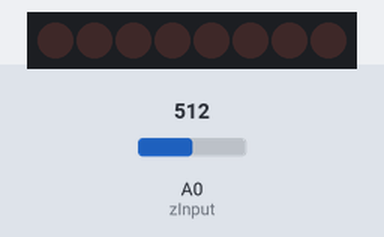
This sketch was run on a simulated Arduino Uno, built with avr-gcc and run on an emulated ATmega328P. Parts: 8 shift-register outputs drawn as a row of LEDs (first output left, lit = HIGH). Wiring (inferred from the names in the program): shift register (74HC595): data pin 11; shift clock pin 12; latch pin 8. Wiring (inferred from the signals the program sends): row of LEDs: on Q0, Q1, Q2, Q3, Q4, Q5, Q6, Q7. Inputs (shaded band) come from the test bench; at power-on: A0 (zInput) = 512. What the sketch prints to the serial monitor is not drawn.

Above: at 4.2 s.
4.3 s: A0 (zInput) set to 306
6.6 s: A0 (zInput) set to 511
9.6 s: A0 (zInput) set to 122
12.6 s: A0 (zInput) set to 716
15.6 s: A0 (zInput) set to 0
Timing chart, 0 to 33.9 s (numbered marks = the images above; inputs shaded):
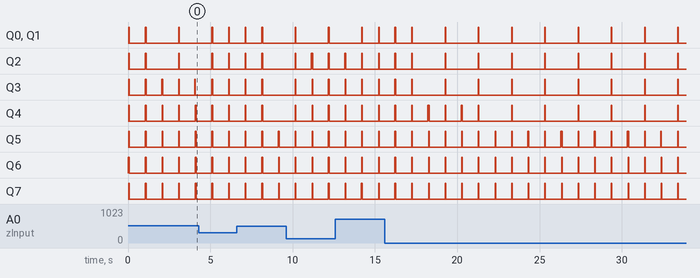

The sketch:

ldr_matrix.ino
```cpp
const int n_rows = 8;   // matrix size
const int n_columns = 8;

// columns are digital pins
//const int colPins[n_columns] = { 8, 9, 10 };

// rows are analog inputs with 10k resistor to GND.
const int rowPins[n_rows] = { A0, A1, A2, A3};

int ldr[n_rows][n_columns];
int ldr_basis[n_rows][n_columns];
int gol[n_rows][n_columns];
int gol_last[n_rows][n_columns];

bool has_changed = true;
int margin = 2;


///**** shift register ***///

//Pin connected to latch pin (ST_CP) of 74HC595
const int latchPin = 8;
//Pin connected to clock pin (SH_CP) of 74HC595
const int clockPin = 12;
////Pin connected to Data in (DS) of 74HC595
const int dataPin = 11;

///*** multiplexer ***///

const int muxPins[3] = {2, 3, 4}; // S0~2, S1~3, S2~4
const int zInput = A0;


void setup()
{
  Serial.begin( 57600);
  Serial.println( "LDR Matrix sketch");

  pinMode(latchPin, OUTPUT);
  pinMode(dataPin, OUTPUT);
  pinMode(clockPin, OUTPUT);

  for( int i=0; i<n_columns; i++)
  {
    registerWrite(i, LOW);
  }

  for (int i=0; i<3; i++)
  {
    pinMode(muxPins[i], OUTPUT);
    digitalWrite(muxPins[i], HIGH);
  }
  pinMode(zInput, INPUT);

  // retrieve LDR values for calibrating purposes
  fillLdrMatrix();
  for( int i=0; i<n_rows; i++)
  {
    for( int j=0; j<n_columns; j++)
    {
      ldr_basis[i][j] = ldr[i][j];
    }
  }
}

void loop()
{
  // retrieve all LDR values.
  fillLdrMatrix();

  // print all LDR values.
  //Serial.println( "----------------");
  if (has_changed)
  {
    sendData();
  }


  delay(1000);
}

void fillLdrMatrix()
{
  // One colum gets 5V, then four rows can be read.
  for( int i=0; i<n_columns; i++)
  {
    registerWrite(i, HIGH);

    for( int j=0; j<n_rows; j++)
    {
      selectMuxPin(j);
      ldr[j][i] = analogRead( zInput);

      if (ldr[j][i] < ldr_basis[j][i] - margin){
        gol[j][i] = 1;
      }else{
        gol[j][i] = 0;
      }

      // keep track of changes
      if (gol[j][i] != gol_last[j][i])
      {
        gol_last[j][i] = gol[j][i];
        has_changed = true;
      }
    }

    registerWrite(i, LOW);
  }
}

void sendData()
{
  //OJO
  for( int i=0; i<n_rows; i++)
  {
    for( int j=0; j<n_columns; j++)
    {
      Serial.print(gol[i][j]);
    }
  }
  Serial.println();
  has_changed = false;
}

void registerWrite(int whichPin, int whichState) {
// the bits you want to send
  byte bitsToSend = 0;

  // turn off the output so the pins don't light up
  // while you're shifting bits:
  digitalWrite(latchPin, LOW);

  // turn on the next highest bit in bitsToSend:
  bitWrite(bitsToSend, whichPin, whichState);

  // shift the bits out:
  shiftOut(dataPin, clockPin, MSBFIRST, bitsToSend);

    // turn on the output so the LEDs can light up:
  digitalWrite(latchPin, HIGH);

}

void selectMuxPin(byte pin)
{
  for (int i=0; i<3; i++)
  {
    if (pin & (1<<i))
      digitalWrite(muxPins[i], HIGH);
    else
      digitalWrite(muxPins[i], LOW);
  }
}
```
